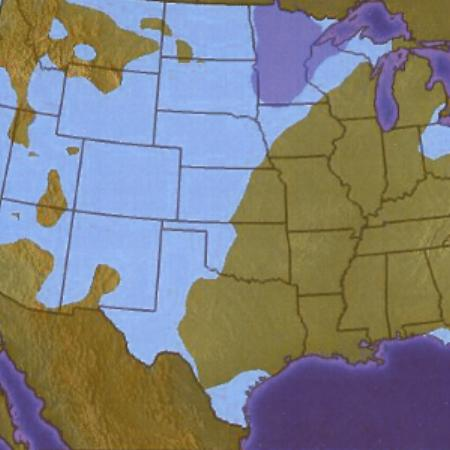
%> input picture Helper/June01/test.jpg, 450 x 450 px
$ octave --eval "result = edge_density(imread('../../Helper/June01/test.jpg'));"   (GNU Octave 9; MATLAB toolbox functions it lacks are replaced by stand-ins)
%> lines starting %> are read from the running program, lines starting %| are printed output that depends on the picture
function ed = edge_density(img)

[rows, columns, numberOfColorChannels] = size(img);
%> rows = 450; columns = 450; numberOfColorChannels = 3
gray = rgb2gray(img);
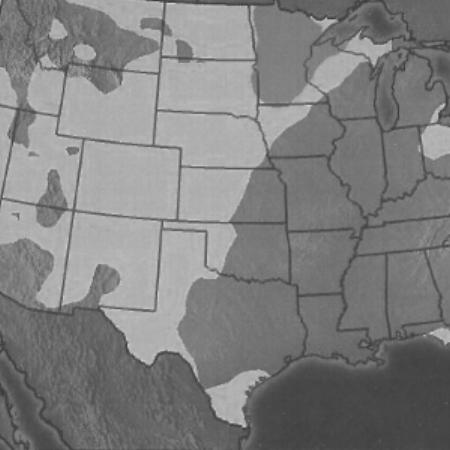
%> gray: size 450x450 uint8; min 55, max 207, mean 127.7
canny = edge(gray,'canny');
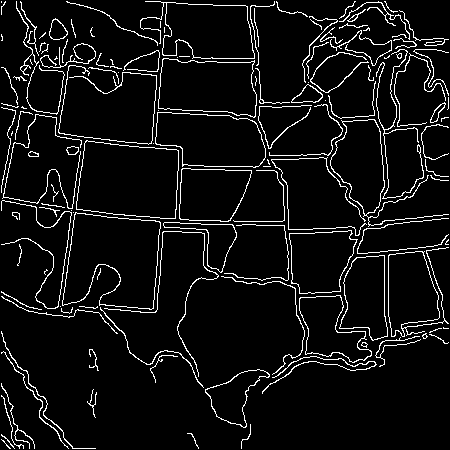
%> canny: size 450x450 logical; 6.5% white in thin lines or dots
ed = sum(sum(canny))/(rows*columns);
%> ed = 0.0655
